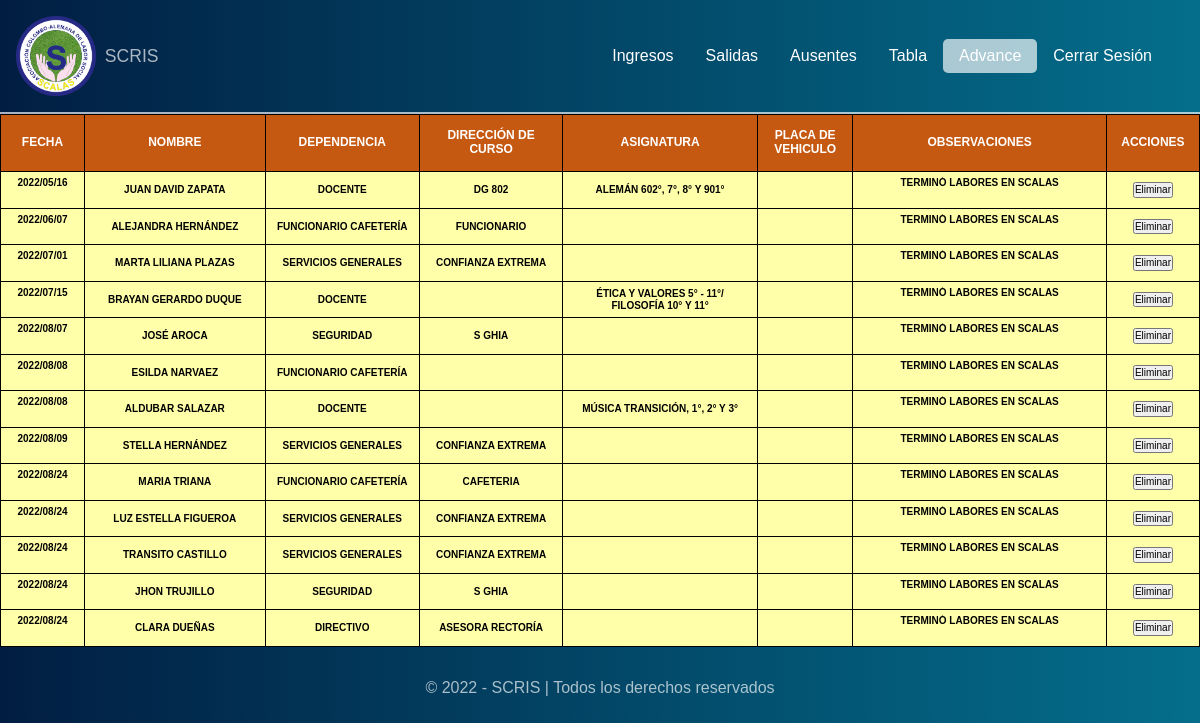
Before: /termino_labores.php (signed in) with the older database file.
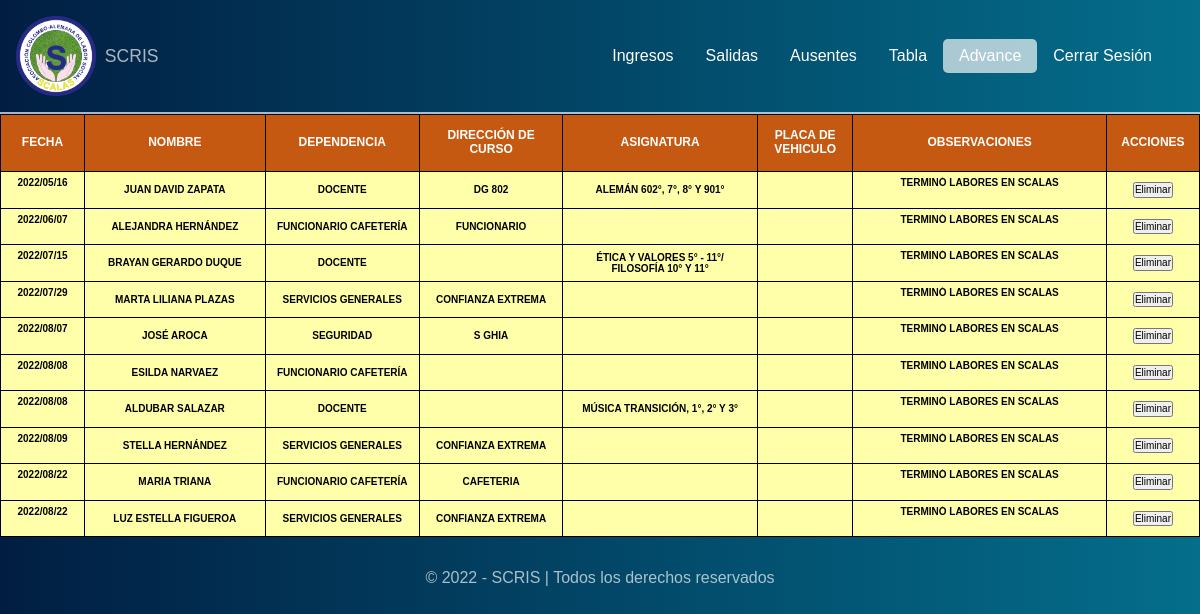
After: the same page with the newer database file.
### tables this page shows
CREATE TABLE "funcionarios_eliminados" (
	"id"	integer NOT NULL,
	"fecha_eliminacion"	TEXT NOT NULL,
	"nombre"	text NOT NULL,
	"dependencia"	text NOT NULL,
	"direccion"	text NOT NULL,
	"asignatura"	text NOT NULL,
	"placa"	text NOT NULL,
	"observaciones"	TEXT,
	PRIMARY KEY("id" AUTOINCREMENT)
);

### termino_labores.php (the view, shortened to what this page needs)
<!DOCTYPE html>
<html lang="es">
<head>
    <link rel="stylesheet" href="css/normalize.css">
    <link rel="stylesheet" href="css/inicio.css">
</head>
<body>
    <header class="header">
        <div class="logo">
            <img src="img/logo.png" alt="">
            <h1>
                SCRIS
            </h1>
        </div>
        <nav class="nav">
            <a href="inicio.php" class="link__nav">Ingresos</a>
            <a href="salidas.php" class="link__nav">Salidas</a>
            <a href="ausentes.php" class="link__nav">Ausentes</a>
            <a href="tabla.php" class="link__nav">Tabla</a>
            <a href="avanzado.php" class="link__nav link__nav--active">Advance</a>
            <a href="cerrar.php" class="link__nav">Cerrar Sesión</a>
        </nav>
    </header>
    <section class="section">
        <div class="flex">
            <table class="tabla">
                <thead>
                    <tr>
                        <th class="fec">fecha</th>
                        <th class="nom">nombre</th>
                        <th class="dep">dependencia</th>
                        <th class="dir">dirección de curso</th>
                        <th class="asig">asignatura</th>
                        <th class="pla">placa de vehiculo</th>
                        <th class="obs">observaciones</th>
                        <th class="act">acciones</th>
                    </tr>
                </thead>
                <tbody>
                    <?php
                    $ruta = 'db/scris.db';
                    $conexion = conectar($ruta);
                    $sql = "SELECT * FROM funcionarios_eliminados ORDER BY fecha_eliminacion ASC";
                    $resultado = $conexion->query($sql);
                    while ($fila = $resultado->fetch()) {
                        $id = $fila['id'];
                        $fecha = $fila['fecha_eliminacion'];
                        $nombre = $fila['nombre'];
                        $dependencia = $fila['dependencia'];
                        $direccion = $fila['direccion'];
                        $asignatura = $fila['asignatura'];
                        $placa = $fila['placa'];
                        $observaciones = $fila['observaciones'];
                        if ($observaciones == '' || $observaciones == null) {
                            $observaciones = "TERMINÓ LABORES EN SCALAS";
                        }
                        echo '
                     <tr>
                        <td><textarea class="fecha" data-class="' . $id . '">' . $fecha . '</textarea></td>
                        <td>' . $nombre . '</td>
                        <td>' . $dependencia . '</td>
                        <td>' . $direccion . '</td>
                        <td>' . $asignatura . '</td>
                        <td>' . $placa . '</td>
                        <td><textarea class="observaciones" data-class="' . $id . '">' . $observaciones . '</textarea></td>
                        <td><button class="btn-dlt" data-class="' . $id . '">Eliminar</button></td>
                     </tr>
                    ';
                    }
                    ?>
                </tbody>
            </table>
        </div>
    </section>
    <footer class="footer">
        <p>&copy; 2022 - SCRIS | Todos los derechos reservados</p>
    </footer>
</body>
</html>

Changed rows visible on the page:
removed funcionarios_eliminados: id+fecha_eliminacion "2022/08/24", nombre "TRANSITO CASTILLO", dependencia "SERVICIOS GENERALES", direccion "CONFIANZA EXTREMA", id "TERMINÓ LABORES EN SCALAS"
removed funcionarios_eliminados: id+fecha_eliminacion "2022/08/24", nombre "JHON TRUJILLO", dependencia "SEGURIDAD", direccion "S GHIA", id "TERMINÓ LABORES EN SCALAS"
removed funcionarios_eliminados: id+fecha_eliminacion "2022/08/24", nombre "CLARA DUEÑAS", dependencia "DIRECTIVO", direccion "ASESORA RECTORÍA", id "TERMINÓ LABORES EN SCALAS"
shown differently, row unchanged: funcionarios_eliminados "BRAYAN GERARDO DUQUE": moves up the list
changed funcionarios_eliminados "MARTA LILIANA PLAZAS": id+fecha_eliminacion "2022/07/01" → "2022/07/29"
changed funcionarios_eliminados "MARIA TRIANA": id+fecha_eliminacion "2022/08/24" → "2022/08/22"
changed funcionarios_eliminados "LUZ ESTELLA FIGUEROA": id+fecha_eliminacion "2022/08/24" → "2022/08/22"
